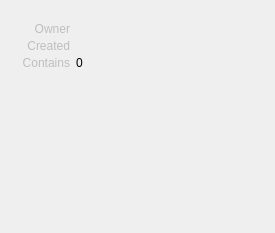
<?xml version="1.0" encoding="UTF-8"?>
<ui version="4.0">
 <class>Form</class>
 <widget class="QWidget" name="Form">
  <property name="geometry">
   <rect>
    <x>0</x>
    <y>0</y>
    <width>275</width>
    <height>233</height>
   </rect>
  </property>
  <property name="minimumSize">
   <size>
    <width>220</width>
    <height>0</height>
   </size>
  </property>
  <property name="maximumSize">
   <size>
    <width>16777215</width>
    <height>16777215</height>
   </size>
  </property>
  <property name="windowTitle">
   <string>Form</string>
  </property>
  <property name="styleSheet">
   <string notr="true"/>
  </property>
  <layout class="QVBoxLayout" name="verticalLayout">
   <property name="spacing">
    <number>3</number>
   </property>
   <property name="leftMargin">
    <number>5</number>
   </property>
   <property name="topMargin">
    <number>5</number>
   </property>
   <property name="rightMargin">
    <number>5</number>
   </property>
   <property name="bottomMargin">
    <number>0</number>
   </property>
   <item>
    <layout class="QHBoxLayout" name="horizontalLayout_4">
     <property name="topMargin">
      <number>0</number>
     </property>
     <item>
      <widget class="QLabel" name="label_4">
       <property name="minimumSize">
        <size>
         <width>13</width>
         <height>13</height>
        </size>
       </property>
       <property name="maximumSize">
        <size>
         <width>13</width>
         <height>13</height>
        </size>
       </property>
       <property name="text">
        <string/>
       </property>
       <property name="pixmap">
        <pixmap>../images/pose.png</pixmap>
       </property>
       <property name="scaledContents">
        <bool>true</bool>
       </property>
      </widget>
     </item>
     <item>
      <widget class="QLabel" name="name">
       <property name="font">
        <font>
         <pointsize>9</pointsize>
         <weight>75</weight>
         <bold>true</bold>
        </font>
       </property>
       <property name="text">
        <string/>
       </property>
      </widget>
     </item>
    </layout>
   </item>
   <item>
    <layout class="QHBoxLayout" name="horizontalLayout_9">
     <property name="spacing">
      <number>6</number>
     </property>
     <property name="topMargin">
      <number>0</number>
     </property>
     <item>
      <widget class="QLabel" name="label_13">
       <property name="enabled">
        <bool>false</bool>
       </property>
       <property name="sizePolicy">
        <sizepolicy hsizetype="Fixed" vsizetype="Expanding">
         <horstretch>0</horstretch>
         <verstretch>0</verstretch>
        </sizepolicy>
       </property>
       <property name="minimumSize">
        <size>
         <width>65</width>
         <height>0</height>
        </size>
       </property>
       <property name="maximumSize">
        <size>
         <width>65</width>
         <height>500</height>
        </size>
       </property>
       <property name="text">
        <string>Owner</string>
       </property>
       <property name="alignment">
        <set>Qt::AlignRight|Qt::AlignTop|Qt::AlignTrailing</set>
       </property>
      </widget>
     </item>
     <item>
      <widget class="QLabel" name="owner">
       <property name="enabled">
        <bool>true</bool>
       </property>
       <property name="sizePolicy">
        <sizepolicy hsizetype="Expanding" vsizetype="Expanding">
         <horstretch>0</horstretch>
         <verstretch>0</verstretch>
        </sizepolicy>
       </property>
       <property name="minimumSize">
        <size>
         <width>0</width>
         <height>0</height>
        </size>
       </property>
       <property name="maximumSize">
        <size>
         <width>16777215</width>
         <height>16777215</height>
        </size>
       </property>
       <property name="styleSheet">
        <string notr="true"/>
       </property>
       <property name="text">
        <string/>
       </property>
       <property name="alignment">
        <set>Qt::AlignLeading|Qt::AlignLeft|Qt::AlignTop</set>
       </property>
       <property name="wordWrap">
        <bool>true</bool>
       </property>
      </widget>
     </item>
    </layout>
   </item>
   <item>
    <layout class="QHBoxLayout" name="horizontalLayout_11">
     <property name="spacing">
      <number>6</number>
     </property>
     <property name="topMargin">
      <number>0</number>
     </property>
     <item>
      <widget class="QLabel" name="label_14">
       <property name="enabled">
        <bool>false</bool>
       </property>
       <property name="sizePolicy">
        <sizepolicy hsizetype="Fixed" vsizetype="Expanding">
         <horstretch>0</horstretch>
         <verstretch>0</verstretch>
        </sizepolicy>
       </property>
       <property name="minimumSize">
        <size>
         <width>65</width>
         <height>0</height>
        </size>
       </property>
       <property name="maximumSize">
        <size>
         <width>65</width>
         <height>500</height>
        </size>
       </property>
       <property name="text">
        <string>Created</string>
       </property>
       <property name="alignment">
        <set>Qt::AlignRight|Qt::AlignTop|Qt::AlignTrailing</set>
       </property>
      </widget>
     </item>
     <item>
      <widget class="QLabel" name="created">
       <property name="enabled">
        <bool>true</bool>
       </property>
       <property name="sizePolicy">
        <sizepolicy hsizetype="Expanding" vsizetype="Expanding">
         <horstretch>0</horstretch>
         <verstretch>0</verstretch>
        </sizepolicy>
       </property>
       <property name="minimumSize">
        <size>
         <width>0</width>
         <height>0</height>
        </size>
       </property>
       <property name="maximumSize">
        <size>
         <width>16777215</width>
         <height>16777215</height>
        </size>
       </property>
       <property name="styleSheet">
        <string notr="true"/>
       </property>
       <property name="text">
        <string/>
       </property>
       <property name="alignment">
        <set>Qt::AlignLeading|Qt::AlignLeft|Qt::AlignTop</set>
       </property>
       <property name="wordWrap">
        <bool>true</bool>
       </property>
      </widget>
     </item>
    </layout>
   </item>
   <item>
    <layout class="QHBoxLayout" name="horizontalLayout_32">
     <property name="spacing">
      <number>6</number>
     </property>
     <property name="topMargin">
      <number>0</number>
     </property>
     <item>
      <widget class="QLabel" name="scene_dur_end_label_3">
       <property name="enabled">
        <bool>false</bool>
       </property>
       <property name="minimumSize">
        <size>
         <width>65</width>
         <height>0</height>
        </size>
       </property>
       <property name="maximumSize">
        <size>
         <width>60</width>
         <height>16777215</height>
        </size>
       </property>
       <property name="text">
        <string>Contains</string>
       </property>
       <property name="alignment">
        <set>Qt::AlignRight|Qt::AlignTop|Qt::AlignTrailing</set>
       </property>
      </widget>
     </item>
     <item>
      <widget class="QLabel" name="contains">
       <property name="enabled">
        <bool>true</bool>
       </property>
       <property name="text">
        <string>0</string>
       </property>
       <property name="alignment">
        <set>Qt::AlignLeading|Qt::AlignLeft|Qt::AlignTop</set>
       </property>
      </widget>
     </item>
    </layout>
   </item>
   <item>
    <spacer name="verticalSpacer">
     <property name="orientation">
      <enum>Qt::Vertical</enum>
     </property>
     <property name="sizeHint" stdset="0">
      <size>
       <width>0</width>
       <height>2000</height>
      </size>
     </property>
    </spacer>
   </item>
  </layout>
  <zorder>verticalSpacer</zorder>
  <zorder></zorder>
  <zorder></zorder>
 </widget>
 <resources/>
 <connections/>
 <slots>
  <slot>apply()</slot>
  <slot>edit()</slot>
  <slot>showControls()</slot>
 </slots>
</ui>
